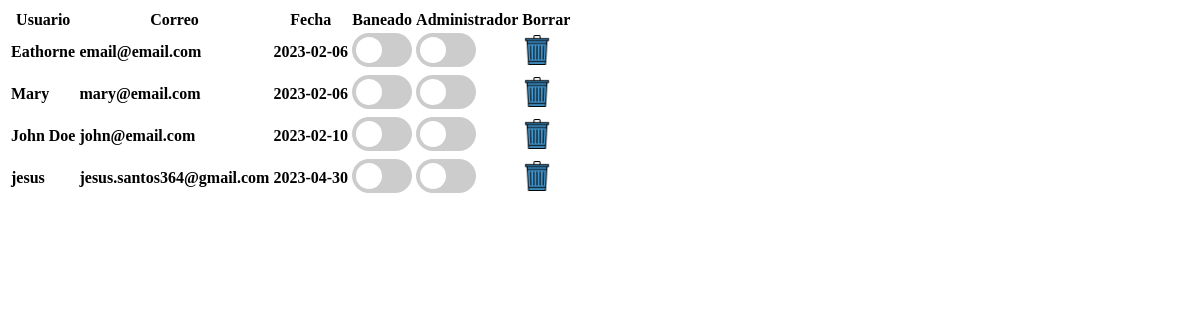
The page /pages/mostrar_usuariosAdmin.php on the database as committed earlier.
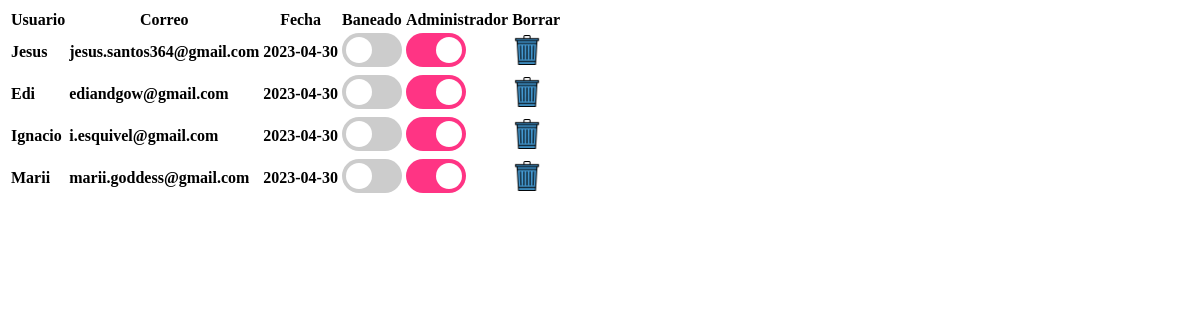
The same page on the database as committed later.
### tables this page shows
CREATE TABLE `users` (
  `id` int(11) NOT NULL,
  `username` varchar(30) NOT NULL,
  `email` varchar(100) NOT NULL,
  `password` varchar(255) NOT NULL,
  `date` date DEFAULT NULL,
  `image` varchar(1024) DEFAULT NULL,
  `bio` text DEFAULT NULL,
  `fb` varchar(100) DEFAULT NULL,
  `tw` varchar(100) DEFAULT NULL,
  `yt` varchar(100) DEFAULT NULL
);

### pages/mostrar_usuariosAdmin.php (the view, shortened to what this page needs)
<!DOCTYPE html>
<html lang="en">
<head>
</head>
<body>
<?php
    $DB_USER = 'master';
    $DB_PASS = '1234';
    $con = new PDO('mysql:host=localhost;dbname=re_db', $DB_USER, $DB_PASS);
    $usu = $_GET['usu'];
    if ($usu == 0){
		$sql = $con->prepare("SELECT * FROM users");
        $sql->execute();
    } else {
		$sql = $con->prepare("SELECT * FROM users WHERE username= :usu");
        $sql->bindParam(':usu', $usu);
        $sql->execute();
    }
    $result = $sql->fetchAll(PDO::FETCH_ASSOC);
    echo "<table>
    <thead>
        <tr>
            <th>Usuario</th>
			<th>Correo</th>
            <th>Fecha</th>
            <th>Baneado</th>
			<th>Administrador</th>
			<th>Borrar</th>
        </tr>
        </thead>
        <tbody>";
        foreach($result as $ren) {
			echo "<tr>";
			echo "<td><strong>" . $ren['username'] . "</strong></td>";
			echo "<td><strong>" . $ren['email'] . "</strong></td>";
			echo "<td><strong>" . $ren['date'] . "<strong></td>";
			echo "<td> <form method='Post'>
					<label class='switch'>
					<input type='checkbox' onclick='return banear(" . $ren['id'] . ")' " . ($ren['banned'] == 'true' ? 'checked' : '') . ">
					<span class='slider'></span>
					</label>
					</form> </td>";
			echo "<td> <form method='Post'>
					<label class='switch2'>
					<input type='checkbox' onclick='return admin(" . $ren['id'] . ")' " . ($ren['admin'] == '1' ? 'checked' : '') . ">
					<span class='slider2'></span>
					</label>
					</form> </td>";
			echo "<td><form method='Post'>
					<input type='image' width=30 height=30 src='../../assets/images/pages/admin/borrar.png' value='Borrar' onclick='return borrarUsuario(" . $ren['id'] . ")'>
				</form> </td>";
			echo "</tr>";
		}
    echo "</tbody>
    </table>";
?>
</body>
</html>

### pages/mostrar_usuariosAdmin.php (style rules this page uses)
.switch .slider { position: relative; display: inline-block; width: 60px; height: 34px; background-color: #ccc; border-radius: 34px; transition: background-color 0.3s; }
.switch .slider:before { position: absolute; content: ""; height: 26px; width: 26px; left: 4px; bottom: 4px; background-color: white; border-radius: 50%; transition: transform 0.3s; }
.switch2 .slider2 { position: relative; display: inline-block; width: 60px; height: 34px; background-color: #ccc; border-radius: 34px; transition: background-color 0.3s; }
.switch2 .slider2:before { position: absolute; content: ""; height: 26px; width: 26px; left: 4px; bottom: 4px; background-color: white; border-radius: 50%; transition: transform 0.3s; }
.switch2 input[type="checkbox"]:checked + .slider2 { background-color: #ff3484; }
.switch2 input[type="checkbox"]:checked + .slider2:before { transform: translateX(26px); }
strong { font-weight: bold; }

Rows that differ between the two databases and show on the page:
removed users: username "John Doe", email "john@email.com", date "2023-02-10"
removed users: username "jesus", email "jesus.santos364@gmail.com", date "2023-04-30"
changed users: username "Eathorne" → "Jesus"; email "email@email.com" → "jesus.santos364@gmail.com"; date "2023-02-06" → "2023-04-30"
added users: username "Edi", email "ediandgow@gmail.com", date "2023-04-30"
added users: username "Ignacio", email "i.esquivel@gmail.com", date "2023-04-30"
changed users: username "Mary" → "Marii"; email "mary@email.com" → "marii.goddess@gmail.com"; date "2023-02-06" → "2023-04-30"
